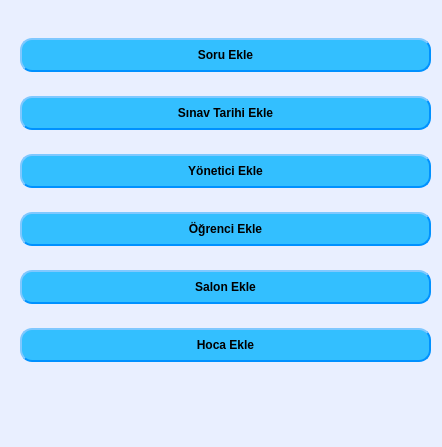
<?xml version="1.0" encoding="UTF-8"?>
<ui version="4.0">
 <class>WindowMEkle</class>
 <widget class="QMainWindow" name="WindowMEkle">
  <property name="geometry">
   <rect>
    <x>0</x>
    <y>0</y>
    <width>442</width>
    <height>447</height>
   </rect>
  </property>
  <property name="windowTitle">
   <string>MainWindow</string>
  </property>
  <property name="styleSheet">
   <string notr="true">  background-color: rgb(233, 239, 255);
</string>
  </property>
  <widget class="QWidget" name="centralwidget">
   <widget class="QWidget" name="verticalLayoutWidget">
    <property name="geometry">
     <rect>
      <x>20</x>
      <y>20</y>
      <width>411</width>
      <height>361</height>
     </rect>
    </property>
    <layout class="QVBoxLayout" name="verticalLayout">
     <item>
      <widget class="QPushButton" name="btSoruEkle">
       <property name="styleSheet">
        <string notr="true">    background-color: rgb(51, 191, 255);
    border-style: outset;
    border-width: 2px;
    border-radius: 12px;
    border-color: rgb(0, 145, 255);
    font: bold 12px;
    min-width: 10em;
    padding: 8px;</string>
       </property>
       <property name="text">
        <string>Soru Ekle</string>
       </property>
      </widget>
     </item>
     <item>
      <widget class="QPushButton" name="btSTEkle">
       <property name="styleSheet">
        <string notr="true">    background-color: rgb(51, 191, 255);
    border-style: outset;
    border-width: 2px;
    border-radius: 12px;
    border-color: rgb(0, 145, 255);
    font: bold 12px;
    min-width: 10em;
    padding: 8px;</string>
       </property>
       <property name="text">
        <string>Sınav Tarihi Ekle</string>
       </property>
      </widget>
     </item>
     <item>
      <widget class="QPushButton" name="btYonEkle">
       <property name="styleSheet">
        <string notr="true">    background-color: rgb(51, 191, 255);
    border-style: outset;
    border-width: 2px;
    border-radius: 12px;
    border-color: rgb(0, 145, 255);
    font: bold 12px;
    min-width: 10em;
    padding: 8px;</string>
       </property>
       <property name="text">
        <string>Yönetici Ekle</string>
       </property>
      </widget>
     </item>
     <item>
      <widget class="QPushButton" name="btOgrenciEkle">
       <property name="styleSheet">
        <string notr="true">    background-color: rgb(51, 191, 255);
    border-style: outset;
    border-width: 2px;
    border-radius: 12px;
    border-color: rgb(0, 145, 255);
    font: bold 12px;
    min-width: 10em;
    padding: 8px;</string>
       </property>
       <property name="text">
        <string>Öğrenci Ekle</string>
       </property>
      </widget>
     </item>
     <item>
      <widget class="QPushButton" name="btSalonEkle">
       <property name="styleSheet">
        <string notr="true">    background-color: rgb(51, 191, 255);
    border-style: outset;
    border-width: 2px;
    border-radius: 12px;
    border-color: rgb(0, 145, 255);
    font: bold 12px;
    min-width: 10em;
    padding: 8px;</string>
       </property>
       <property name="text">
        <string>Salon Ekle</string>
       </property>
      </widget>
     </item>
     <item>
      <widget class="QPushButton" name="btHocaEkle">
       <property name="styleSheet">
        <string notr="true">    background-color: rgb(51, 191, 255);
    border-style: outset;
    border-width: 2px;
    border-radius: 12px;
    border-color: rgb(0, 145, 255);
    font: bold 12px;
    min-width: 10em;
    padding: 8px;</string>
       </property>
       <property name="text">
        <string>Hoca Ekle</string>
       </property>
      </widget>
     </item>
    </layout>
   </widget>
  </widget>
  <widget class="QMenuBar" name="menubar">
   <property name="geometry">
    <rect>
     <x>0</x>
     <y>0</y>
     <width>442</width>
     <height>23</height>
    </rect>
   </property>
  </widget>
  <widget class="QStatusBar" name="statusbar"/>
 </widget>
 <resources/>
 <connections/>
</ui>
